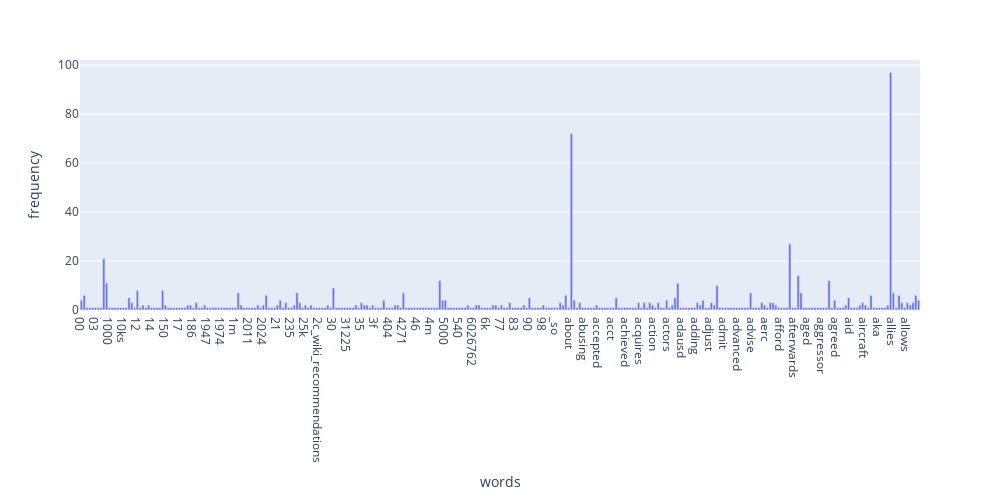

Notebook code cell kept with this figure:
### Markdown cell above
### >>> ex12 ###

### Code cell
# use plotly to get a nicer interactive visuliazation
import plotly.express as px

plot_x = count_vect.get_feature_names_out()[:300]
plot_y = term_frequencies[:300]

df_todraw = pd.DataFrame({"words" : plot_x, "frequency" : plot_y})

fig = px.bar(df_todraw, x = "words", y = "frequency")
fig.update_layout(width=1000, height=500)
fig.show()

### Figure 1 — Plotly figure (JSON) as saved in the notebook; plotly's stock layout.template omitted (floating-point values rounded to 4 significant figures; data arrays with more than 128 entries replaced by an {"elided": "..."} marker saying what was removed)
{"data": [{"hovertemplate": "words=%{x}<br>frequency=%{y}<extra></extra>", "legendgroup": "", "marker": {"color": "#636efa", "pattern": {"shape": ""}}, "name": "", "orientation": "v", "showlegend": false, "textposition": "auto", "type": "bar", "x": {"elided": "300 str values"}, "xaxis": "x", "y": {"elided": "300 int values"}, "yaxis": "y"}], "layout": {"barmode": "relative", "height": 500, "legend": {"tracegroupgap": 0}, "margin": {"t": 60}, "width": 1000, "xaxis": {"anchor": "y", "domain": [0, 1], "title": {"text": "words"}}, "yaxis": {"anchor": "x", "domain": [0, 1], "title": {"text": "frequency"}}}}
